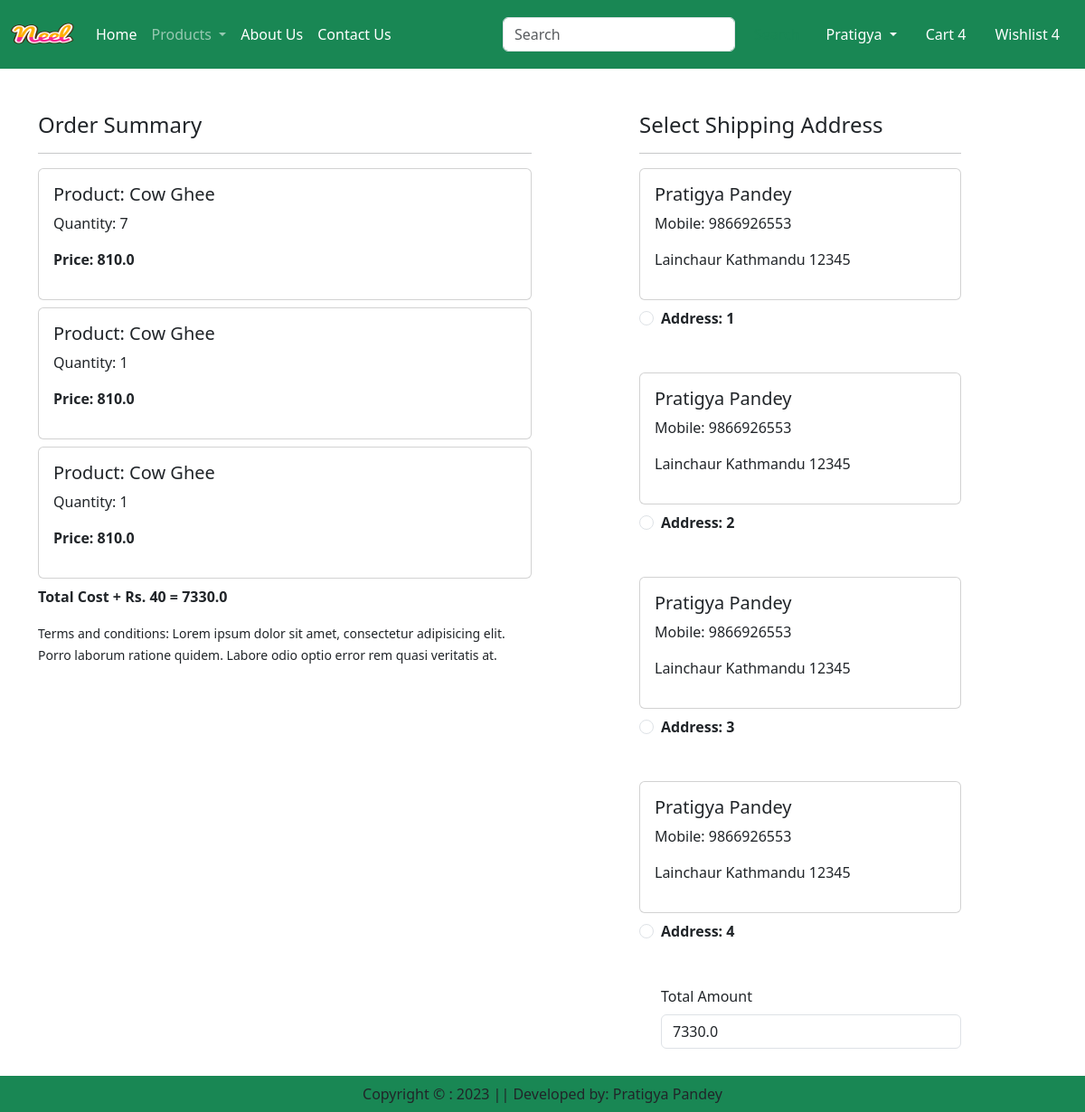
The page /checkout/ (signed in) on the database its author committed.
### app/models.py (models this page shows, shortened)
class Cart(models.Model):
    user = models.ForeignKey(User, on_delete=models.CASCADE)
    product = models.ForeignKey(Product, on_delete=models.CASCADE)
    quantity = models.PositiveIntegerField(default=1)

class Product(models.Model):
    title = models.CharField(max_length=100)
    selling_price = models.FloatField()
    discounted_price = models.FloatField()
    description = models.TextField()
    composition = models.TextField(default='')
    prodapp = models.TextField(default='')
    category =  models.CharField(choices=CATEGORY_CHOICES,  max_length=2)
    product_image = models.ImageField(upload_to='product')

class Customer(models.Model):
    user = models.ForeignKey(User, on_delete=models.CASCADE)
    name = models.CharField(max_length=200)
    locality = models.CharField(max_length=200)
    city = models.CharField(max_length=50)
    mobile = models.IntegerField(default=0)
    zipcode = models.IntegerField()

### app/views.py (the view)
# urls.py: path('checkout/', views.checkout.as_view(), name='checkout'),
class checkout(View):
    def get(self, request):
        user = request.user
        add = Customer.objects.filter(user=user)
        cart_items = Cart.objects.filter(user=user)
        famount = 0
        for p in cart_items:
            value = p.quantity * p.product.discounted_price
            famount = famount + value
        totalamount = famount + 40
        return render(request, 'app/checkout.html', locals())

### app/templates/app/checkout.html (shortened to what this page needs)
{% extends 'app/base.html' %}
{% load static %}
{% block main-content %}
    <div class="container">
        <div class="row mt-5">
            <div class="col-sm-6">
                <h4>Order Summary</h4>
                <hr>
                {% for item in cart_items %}
                    <div class="card mb-2">
                        <div class="card-body">
                            <h5>Product: {{item.product.title}}</h5>
                            <p>Quantity: {{item.quantity}}</p>
                            <p class="fw-bold">Price: {{item.product.discounted_price}}</p>
                        </div>
                    </div>
                {% endfor %}
                <p class="fw-bold">Total Cost + Rs. 40 = {{totalamount}}</p>
                <small>Terms and conditions: Lorem ipsum dolor sit amet, consectetur adipisicing elit. Porro laborum ratione quidem. Labore odio optio error rem quasi veritatis at.</small>
            </div>
            <div class="col-sm-4 offset-sm-1">
                <h4>Select Shipping Address</h4>
                <hr>
                <form method="post" id="myform">
                    {% for ad in add %}
                        <div class="card">
                            <div class="card-body">
                                <h5>{{ad.name}}</h5>
                                <p>Mobile: {{ad.mobile}}</p>
                                <p>{{ad.locality}} {{ad.city}} {{ad.zipcode}}</p>
                            </div>
                        </div>
                        <div class="form-check mt-2 mb-5">
                            <input class="form-check-input" type="radio" name="custid" id="custadd{{forloop.counter}}" value="{{ad.id}}">
                            <label class="form-check-label fw-bold" for="custadd{{forloop.counter}}">
                                Address: {{forloop.counter}} </label>
                        </div>
                    {% endfor %}
                    <div class="form-check mb-3">
                        <label for="totamount" class="form-label">Total Amount</label>
                        <input type="number" class="form-control" name="totamount" value="{{totalamount}}" readonly>
                    </div>
                    <div class="text-end">
                        <button type="submit" class="payment btn btn-warning mt-3 px-5 fw-bold">Continue</button>
                    </div>
                </form>
            </div>
        </div>
    </div>
{% endblock main-content %}

### rows shown on the page
Cart: product "Cow Ghee", quantity "7", product.discounted_price "810.0"
Cart: product "Cow Ghee", quantity "1", product.discounted_price "810.0"
Cart: product "Cow Ghee", quantity "1", product.discounted_price "810.0"
Customer: name "Pratigya Pandey", mobile "9866926553", locality "Lainchaur", city "Kathmandu", zipcode "12345"
Customer: name "Pratigya Pandey", mobile "9866926553", locality "Lainchaur", city "Kathmandu", zipcode "12345"
Customer: name "Pratigya Pandey", mobile "9866926553", locality "Lainchaur", city "Kathmandu", zipcode "12345"
Customer: name "Pratigya Pandey", mobile "9866926553", locality "Lainchaur", city "Kathmandu", zipcode "12345"

### other values the page prints
{{ totalamount }} "7330.0"
